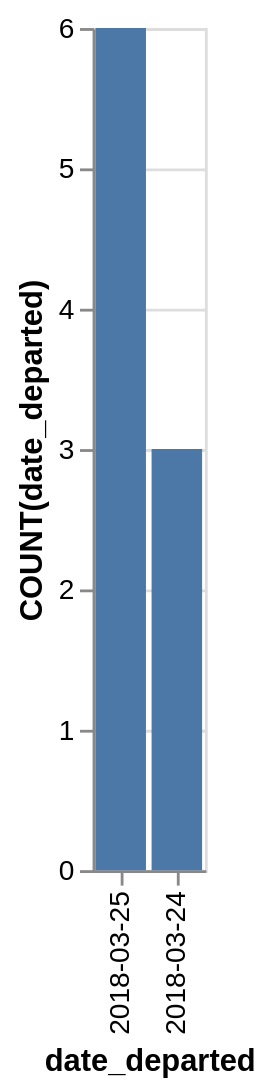

Specify this chart in Vega-Lite:
### Vega-Lite specification from a JSON file in a GitHub repository (floating-point values rounded to 4 significant figures)
{"data": {"values": [{"x_data": "2018-03-25", "y_data": 6}, {"x_data": "2018-03-24", "y_data": 3}]}, "mark": "bar", "encoding": {"x": {"field": "x_data", "type": "nominal", "title": "date_departed", "sort": "descending"}, "y": {"field": "y_data", "type": "quantitative", "title": "COUNT(date_departed)"}}}
